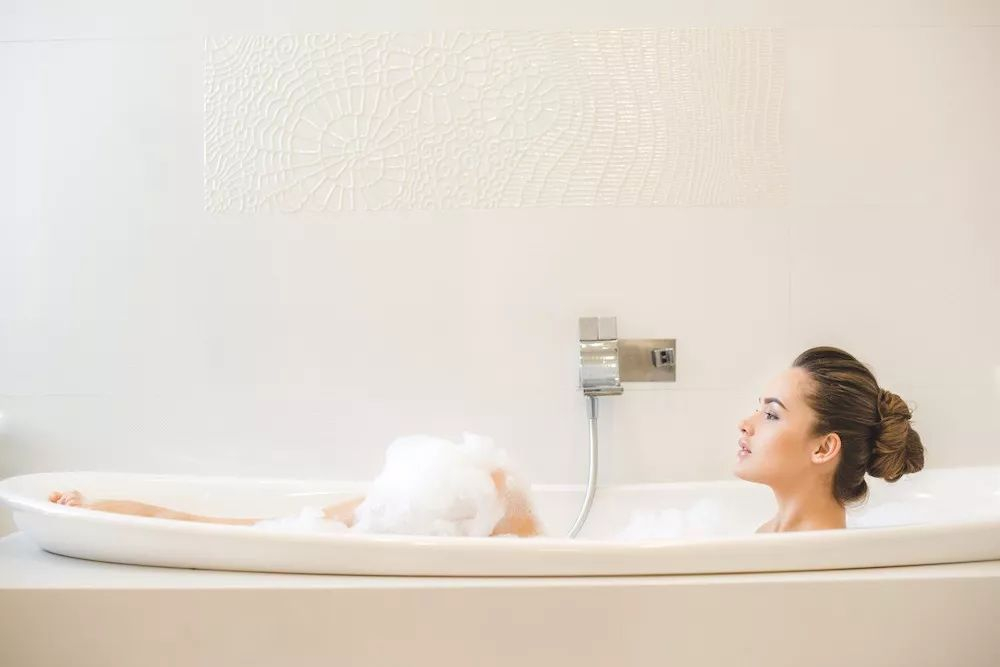
#> input picture model/image_caption/bath.jpg, 1000 x 667 px; its folder holds only this picture in this run
$ python -i demo.py   (imports and definitions only)
#> lines starting #> are read from the running program, lines starting #| are printed output that depends on the picture
import cv2
import tensorflow as tf

from model.microexpression_recognition.model import image_to_tensor, deepnn

# opencv自带的人脸识别器
CASC_PATH = 'model/microexpression_recognition/haarcascade_frontalface_alt2.xml'
cascade_classifier = cv2.CascadeClassifier(CASC_PATH)
EMOTIONS = ['angry', 'disgusted', 'fearful', 'happy', 'sad', 'surprised', 'neutral']


def format_image(image):
    # image如果为彩色图：image.shape[0][1][2](水平、垂直像素、通道数)
    faces = None
    if len(image.shape) > 2 and image.shape[2] == 3:
        # 将图片变为灰度图
        image = cv2.cvtColor(image, cv2.COLOR_BGR2GRAY)
        # 它可以检测出图片中所有的人脸，并将人脸用vector保存各个人脸的坐标、大小（用矩形表示）
        # 调整scaleFactor参数的大小，可以增加识别的灵敏度，推荐1.1
        faces = cascade_classifier.detectMultiScale(image, scaleFactor=1.1, minNeighbors=5)
    # 如果图片中没有检测到人脸，则返回None
    if not len(faces) > 0:
        return None, None
    # max_are_face包含了人脸的坐标，大小
    max_are_face = faces[0]
    # 在所有人脸中选一张最大的脸
    for face in faces:
        if face[2] * face[3] > max_are_face[2] * max_are_face[3]:
            max_are_face = face
    face_coor = max_are_face
    image = image[face_coor[1]:(face_coor[1] + face_coor[2]), face_coor[0]:(face_coor[0] + face_coor[3])]

    # 调整图片大小，变为48*48
    try:
        image = cv2.resize(image, (48, 48), interpolation=cv2.INTER_CUBIC)
    except Exception:
        print("problem during resize")
        return None, None

    return image, face_coor


# [66 lines left out: functions demo, microexpression_service, not called in this run]

>>> import cv2
>>> picture = cv2.imread('../image_caption/bath.jpg')
#> picture is the input picture: shape (667, 1000, 3); mean B, G, R 207.8, 217.4, 226
>>> result = format_image(picture)
#> in format_image, `image = cv2.cvtColor(image, cv2.COLOR_BGR2GRAY)`:
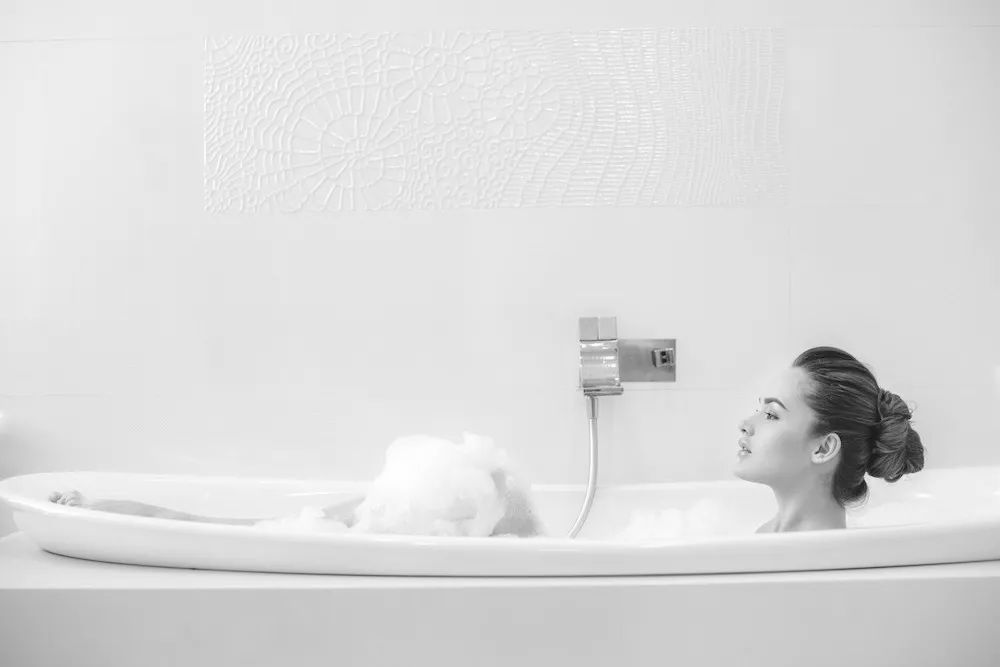
#> image: shape (667, 1000); min 6, max 255, mean 218.9
#> in format_image, `faces = cascade_classifier.detectMultiScale(image, scaleFactor=1.1, mi..`: faces = ()
